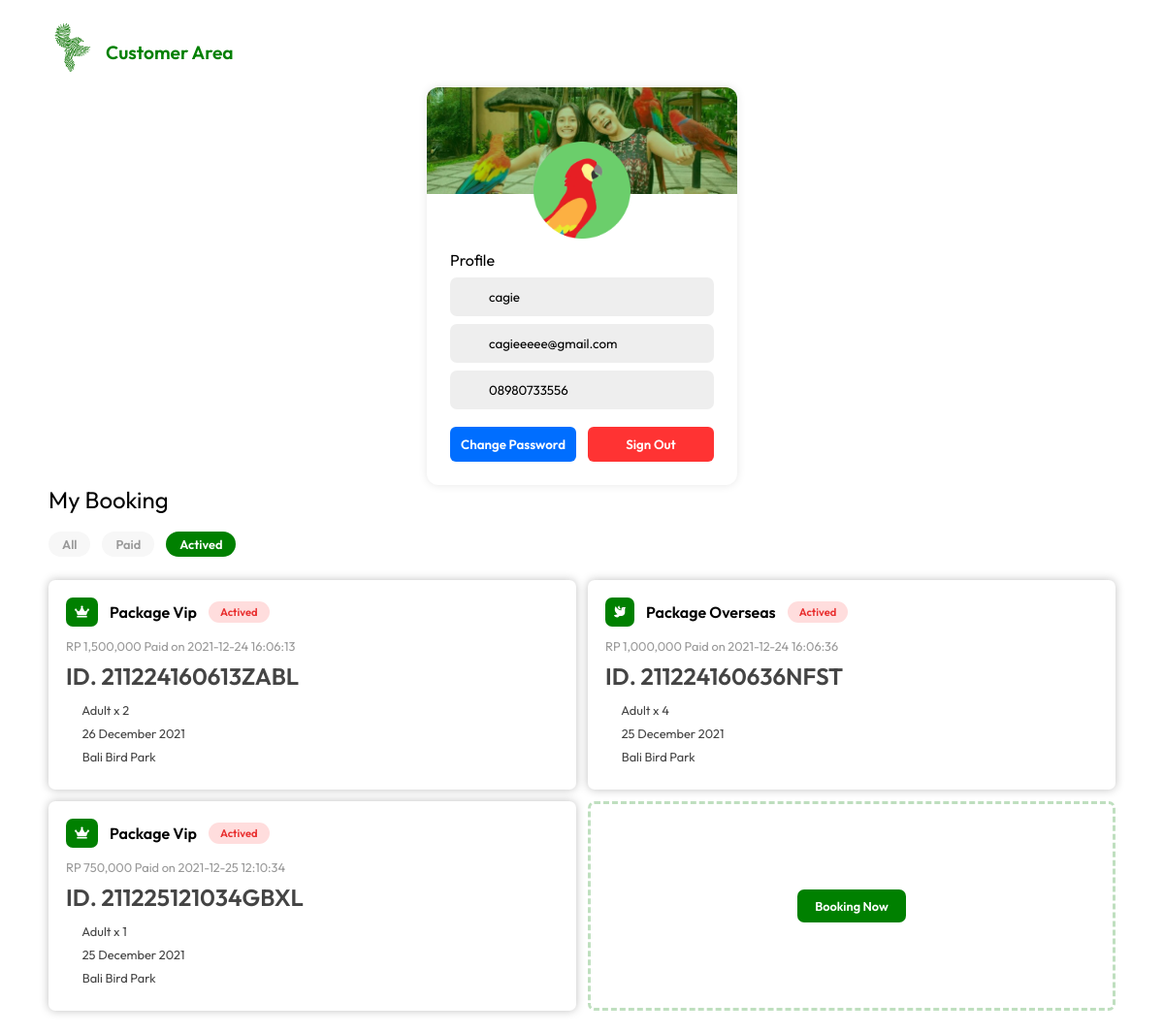
The app's page /customer-area/actived (signed in) with its own data.
### tables this page shows
CREATE TABLE `user` (
  `user_id` varchar(36) NOT NULL,
  `email` varchar(50) NOT NULL,
  `password` varchar(36) NOT NULL,
  `username` varchar(12) NOT NULL,
  `phone` varchar(24) NOT NULL,
  `role` enum('customer','admin') NOT NULL,
  `status` enum('safe','banned') NOT NULL,
  `description` text NOT NULL
);

CREATE TABLE `booking` (
  `booking_id` varchar(36) NOT NULL,
  `package` enum('balinese','indonesian','overseas','vip') NOT NULL,
  `child` int(6) NOT NULL,
  `adult` int(6) NOT NULL,
  `customer_id` varchar(36) NOT NULL,
  `booking_date` date NOT NULL,
  `booking_price` double NOT NULL,
  `payment_method` varchar(12) NOT NULL,
  `payment_date` datetime NOT NULL,
  `booking_status` enum('paid','actived') NOT NULL
);

### config/helper.php (called while the page is built, shortened)
<?php
class Helper{
  public $con;
  function __construct(){
    @$this->con = mysqli_connect("localhost","root","","balibirdpark");
    $this->base_url="http://{$_SERVER['HTTP_HOST']}/";
    $this->img_url="http://{$_SERVER['HTTP_HOST']}/assets/img/";
  }
  public function checkLog()
  {
    if(isset($_SESSION['user_id']) && !empty($_SESSION['user_id']))
      return $this->sc("*","user","user_id='{$_SESSION['user_id']}'") > 0;
    else
      return false;
  }
  public function user()
  {
    $user = $this->checkLog() ? $this->sf("*","user","user_id='{$_SESSION['user_id']}' AND password='{$_SESSION['password']}'") : ["role" => "guest"];
    return $user;
  }
  public function fdate($value)
  {
    $month = [null, "January", "February", "March", "April", "May", "June", "July", "August", "September", "October", "Novermber", "December"];
    $y = explode("-",$value)[0];
    $m = $month[(int)explode("-",$value)[1]];
    $d = explode("-",$value)[2];
    return "{$d} {$m} {$y}";
  }
  public function s($field,$table,$cond="1='1'"){
    $query = mysqli_query($this->con,"SELECT {$field} FROM {$table} WHERE {$cond}");
    return $query;}
  public function sc($field,$table,$cond="1='1'"){
    $query = mysqli_query($this->con,"SELECT {$field} FROM {$table} WHERE {$cond}");
    $result = mysqli_num_rows($query);
    return $result;}
  public function sf($field,$table,$cond="1='1'"){
    $query = mysqli_query($this->con,"SELECT {$field} FROM {$table} WHERE {$cond}");
    $result = mysqli_fetch_assoc($query);
    return $result;}
  public function f($query){
    $result = mysqli_fetch_assoc($query);
    return $result;}
}

### pages/customer-area.php (the view, shortened to what this page needs)
<div class="container">
  <div class="heading">
    <a href="<?= $h->base_url ?>"><img src="<?= "{$h->img_url}logo.png" ?>" alt=""></a>
    <h4>Customer Area</h4>
  </div>
  <div class="box">
    <div class="left">
      <div>
        <img class="background" src="<?= $h->img_url ?>customer-area-bg.jpg" alt="">
        <img class="profile" src="<?= $h->img_url ?>profile.png" alt="">
        <div id="pp-box">
          <div id="profile">
            <h4 class="left-title">Profile</h4>
            <div class="input-group-float">
              <i class="fad fa-user"></i>
              <input type="text" autocomplete="off" value="<?= $h->user()['username'] ?>" placeholder="Username" readonly>
            </div>
            <div class="input-group-float">
              <i class="fad fa-envelope"></i>
              <input type="text" id="profile-email" autocomplete="off" value="<?= $h->user()['email'] ?>" placeholder="Email">
            </div>
            <div class="input-group-float">
              <i class="fad fa-phone"></i>
              <input type="text" id="profile-phone" autocomplete="off" value="<?= $h->user()['phone'] ?>" placeholder="Phone">
            </div>
            <div id="profile-button">
              <div id="set-1">
                <button id="btn-cp">Change Password</button>
                <button id="btn-so">Sign Out</button>
              </div>
            </div>
          </div>
        </div>
      </div>
    </div>
    <div class="right">
      <h4 class="title">My Booking</h4>
      <div class="booking-filter">
        <a href="<?= $h->base_url ?>customer-area/"><div class="filter-items <?= !isset($url[1]) ? "active" : ""?>">All</div></a>
        <a href="<?= $h->base_url ?>customer-area/paid"><div class="filter-items <?= $url[1] == "paid" ? "active" : ""?>">Paid</div></a>
        <a href="<?= $h->base_url ?>customer-area/actived"><div class="filter-items <?= $url[1] == "actived" ? "active" : ""?>">Actived</div></a>
      </div>
      <div class="booking-data">
        <?php
          if(!isset($url[1]))
            $cond = "1='1'";
          else if($url[1] == "paid")
            $cond = "booking_status = 'paid'";
          else if($url[1] == "actived")
            $cond = "booking_status = 'actived'";
          $q = $h->s("*","booking","customer_id='{$h->user()['user_id']}' AND $cond");
          while ($data = $h->f($q)) {
            if ($data['package'] == "balinese") {
              $icon = "feather-alt";
            }else if ($data['package'] == "indonesian") {
              $icon = "crow";
            }else if ($data['package'] == "overseas") {
              $icon = "dove";
            }else if ($data['package'] == "vip") {
              $icon = "crown";
            }
            ?>
              <div class="data-items">
                <div class="data-head">
                  <div class="left">
                    <i class="data-icon fa fa-<?= $icon ?>"></i>
                    <h4 class="data-package">Package <?= $data['package'] ?></h4>
                    <h4 class="data-status <?= $data['booking_status'] ?>"><?= $data['booking_status'] ?></h4>
                  </div>
                  <div class="right">
                    <h4 class="data-paid-date">RP <?= number_format($data['booking_price']) ?> Paid on <?= $data['payment_date'] ?></h4>
                  </div>
                </div>
                <div class="data-body">
                  <h4 class="data-id">ID. <?= $data['booking_id'] ?></h4>
                  <h4 class="data-pax">
                    <?= $data['adult'] > 0 ? '<i class="fad fa-child"></i> Adult x '.$data['adult'] : ""  ?>
                  <h4 class="data-date"><i class="fad fa-calendar"></i> <?= $h->fdate($data['booking_date']) ?></h4>
                  <h4 class="data-loc"><i class="fad fa-map-marker-alt"></i> Bali Bird Park</h4>
                </div>
              </div>
            <?php
          }
        ?>
        <div class="data-items-empty">
          <a href="<?= $h->base_url ?>booking"><button>Booking Now</button></a>
        </div>
      </div>
    </div>
  </div>
</div>

### assets/css/style.css (style rules this page uses)
* { scroll-behavior: smooth; -webkit-box-sizing: border-box; box-sizing: border-box; outline: none; }
body { margin: 0 auto; padding: 0; overflow-x: hidden; font-family: "outfit"; background-color: #fff; }
h1, h2, h3, h4, h5, h6 { margin: 0; padding: 0; font-weight: 400; }
input, select, button { font-family: "Outfit"; }

### records on screen
user: username "cagie", email "cagieeeee@gmail.com", phone "08980733556"
booking: package "Vip", booking_status "Actived", booking_price "1,500,000", payment_date "2021-12-24 16:06:13", booking_id "211224160613ZABL", adult "2", booking_date "26 December 2021"
booking: package "Overseas", booking_status "Actived", booking_price "1,000,000", payment_date "2021-12-24 16:06:36", booking_id "211224160636NFST", adult "4", booking_date "25 December 2021"
booking: package "Vip", booking_status "Actived", booking_price "750,000", payment_date "2021-12-25 12:10:34", booking_id "211225121034GBXL", adult "1", booking_date "25 December 2021"
